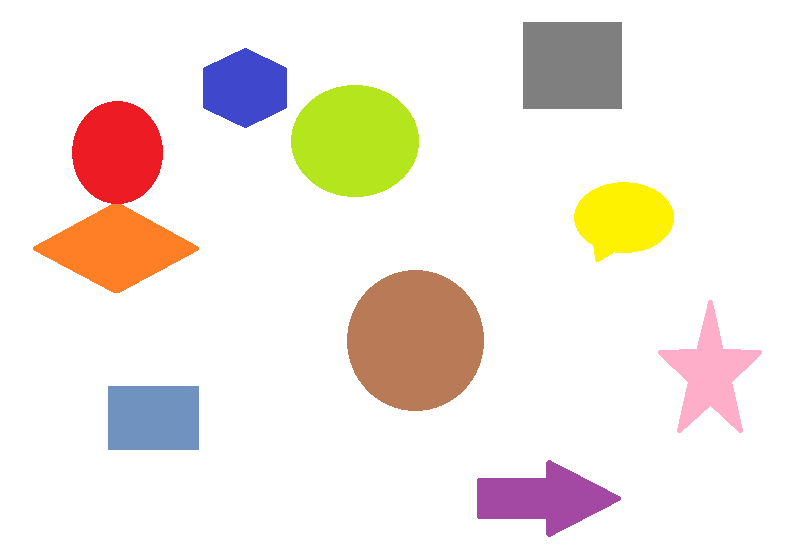
#> input picture src/test.png, 800 x 548 px, given in place of the camera
$ python tracking_test_contour.py
#> lines starting #> are read from the running program, lines starting #| are printed output that depends on the picture; after the words box and inside, x2 and y2 are one past the last pixel; in counts of white or black regions, pixels touching at a corner belong together
import cv2
import numpy as np

framewidth = 640
frameheight = 480

cap = cv2.VideoCapture(0)
cap.set(3, framewidth)
cap.set(4, frameheight)

success, img = cap.read()
#> img is the input picture: shape (548, 800, 3); mean B, G, R 226.6, 233.9, 242.5


def stackCV2Images(array_images):
    hstack_img = []
    for i_row, images_row in enumerate(array_images):
        for i_col, image in enumerate(images_row):
            if len(image.shape) == 2:
                array_images[i_row][i_col] = cv2.cvtColor(
                    image, cv2.COLOR_GRAY2BGR)
        hstack_img.append(np.hstack(images_row))
    vstack_img = np.vstack(hstack_img)
    return vstack_img


img_edges = cv2.Canny(img, 100, 100)
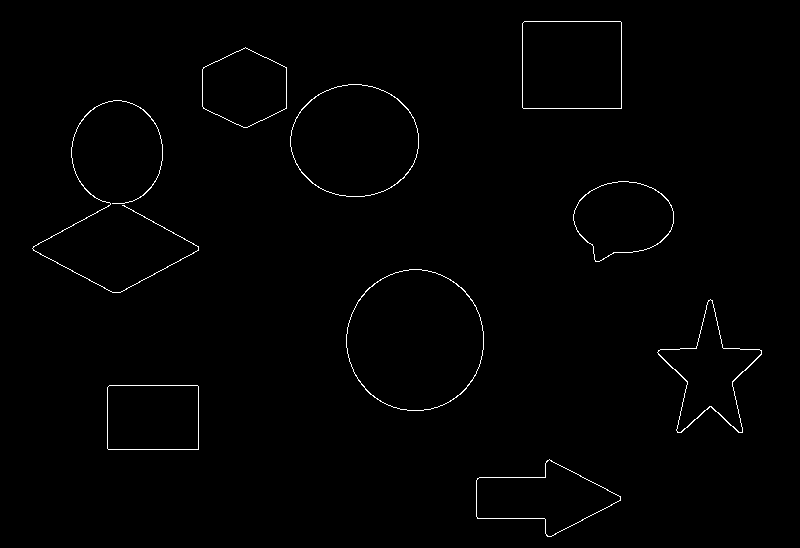
#> img_edges: shape (548, 800); 0.83% white in thin lines or dots, all inside (x1, y1, x2, y2) = (32, 21, 762, 537)

cv2.imshow('Result', stackCV2Images([[img, img_edges]]))
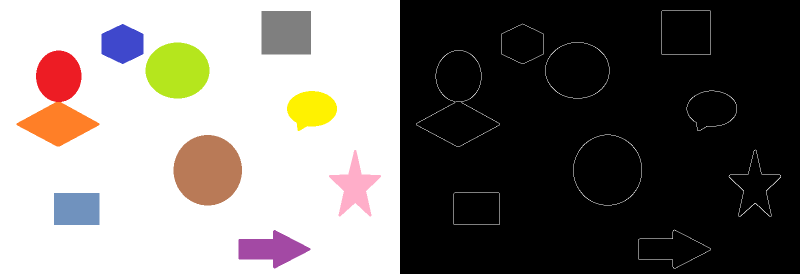
#> window 'Result': shape (548, 1600, 3) (shown at 1/2 size); mean B, G, R 114.4, 118, 122.3


# %%

def nothing(x):
    pass


cv2.namedWindow('Trackbars', cv2.WINDOW_NORMAL)
cv2.resizeWindow('Trackbars', 640, 240)
cv2.createTrackbar('TH1', 'Trackbars', 150, 500, nothing)
cv2.createTrackbar('TH2', 'Trackbars', 255, 500, nothing)


def drawBox(img, bbox):
    x, y, w, h = int(bbox[0]), int(bbox[1]), int(bbox[2]), int(bbox[3])
    cv2.rectangle(img, (x, y), ((x + w), (y + h)), (0, 0, 255), 3, 1)


def getContours(img,imgContour):
    contours,hier=cv2.findContours(img,cv2.RETR_EXTERNAL,cv2.CHAIN_APPROX_NONE)

    for contour in contours:
        area=cv2.contourArea(contour)
        if area>5000:
            cv2.drawContours(imgContour,contour,-1,(255,0,0),7)
            peri=cv2.arcLength(contour,True)
            approx=cv2.approxPolyDP(contour,0.02*peri,True)
            print(len(approx))
            bbox=cv2.boundingRect(approx)

            if bbox[2]<200:
                drawBox(imgContour,bbox)
                cv2.putText(imgContour, f'Points: {len(approx)}',(bbox[0], bbox[1]-10),
                    cv2.FONT_HERSHEY_COMPLEX, 0.7, (0, 0, 255), 2)
                # cv2.putText(imgContour, f'Area: {area}',(bbox[0], bbox[1]-30),
                #     cv2.FONT_HERSHEY_COMPLEX, 0.7, (0, 0, 255), 2)
                cv2.putText(imgContour, f'W/H: {bbox[2]}/{bbox[3]}',(bbox[0], bbox[1]-30),
                    cv2.FONT_HERSHEY_COMPLEX, 0.7, (0, 0, 255), 2)


success, img1 = cap.read()
success, img2 = cap.read()


lower_color = (166, 50, 50)
upper_color = (186, 255, 255)


while True:
    # img=cv2.absdiff(img1,img2)
    success, img = cap.read()
    img = cv2.flip(img, 1)
    imgContour=img.copy()

    imgBlur = cv2.GaussianBlur(img, (7, 7), 1)
    imgGray = cv2.cvtColor(imgBlur, cv2.COLOR_BGR2GRAY)
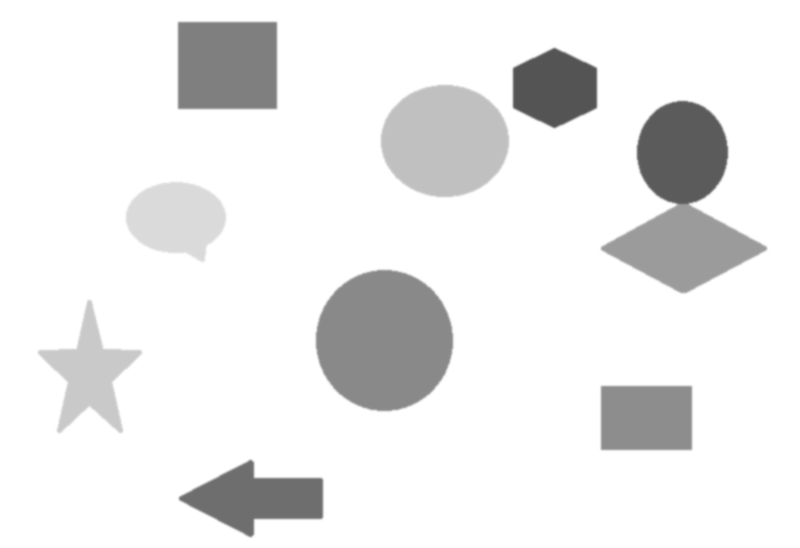
#> imgGray: shape (548, 800); min 84, max 255, mean 235.6

    th1 = cv2.getTrackbarPos('TH1', 'Trackbars')
    th2 = cv2.getTrackbarPos('TH2', 'Trackbars')
    img_edges = cv2.Canny(img, th1, th2)
#> img_edges: shape (548, 800); 0.83% white in thin lines or dots, all inside (x1, y1, x2, y2) = (37, 21, 767, 537)
    kernel=np.ones((5,5))
    img_dil=cv2.dilate(img_edges,kernel,iterations=1)
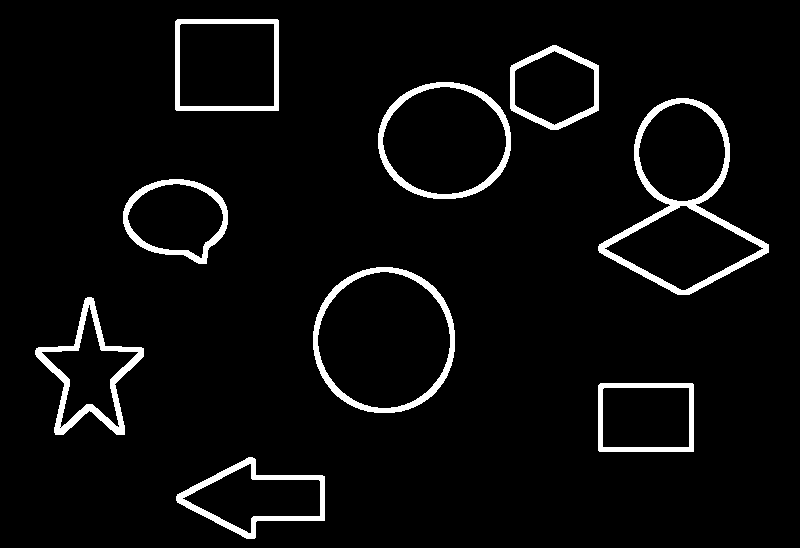
#> img_dil: shape (548, 800); 4.7% white; 9 white regions


    getContours(img_dil,imgContour)
#> in getContours, `contours,hier=cv2.findContours(img,cv2.RETR_EXTERNAL,cv2.CHAIN_APPROX_..`: contours = 9 contours; largest, box (x1, y1, x2, y2) and area: (598, 98, 769, 295) 17075, (313, 267, 455, 413) 16315, (378, 82, 511, 199) 12248, (175, 19, 279, 111) 9370, (176, 457, 325, 539) 6826
#> the loop in getContours, `for contour in contours:` made 9 passes
#> (area, peri, approx, x in drawBox, y in drawBox, w in drawBox, h in drawBox) on passes 2, 9: (6457, 323.7, [[598, 385], [599, 451], [693, 451], [692, 383]], 598, 383, 96, 69), (9370, 385.7, [[175, 21], [176, 110], [278, 110], [277, 19]], 175, 19, 104, 92)
#> (area, peri, x in drawBox, y in drawBox, w in drawBox, h in drawBox) on passes 1, 3, 4, 5, 6, 7: (6826, 410, 176, 457, 149, 82), (6574, 486.6, 35, 297, 109, 138), (16315, 478.3, 314, 268, 140, 144), (6483.5, 316.8, 125, 181, 102, 83), (17075, 710.3, 598, 98, 171, 197), (12247.5, 414.6, 379, 84, 132, 115)
#| 7
#| 4
#| 10
#| 8
#| 8
#| 9
#| 8
#| 6
#> (further printed lines are left out)
#> after the loop in getContours, `for contour in contours:`:
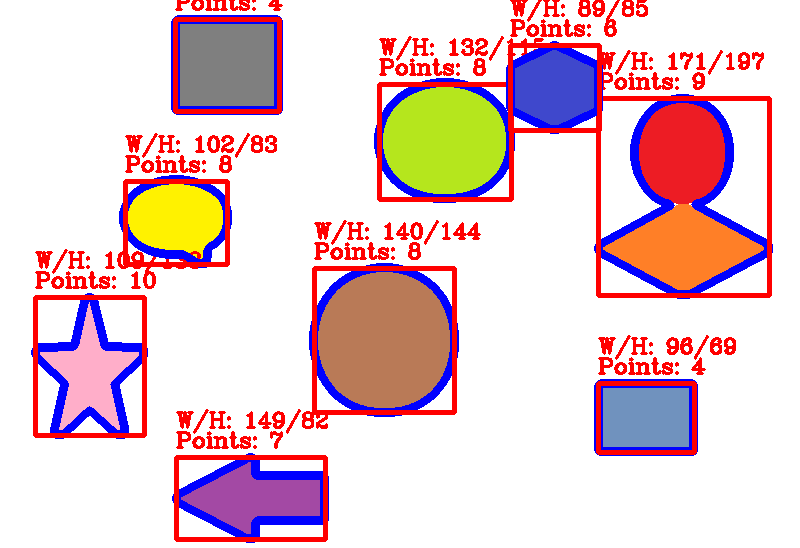
#> imgContour: shape (548, 800, 3); mean B, G, R 207.4, 201.3, 230.5


    hsv = cv2.cvtColor(img, cv2.COLOR_BGR2HSV)
#> hsv: shape (548, 800, 3); mean H, S, V 11.8, 27.7, 246.4

    mask = cv2.inRange(hsv, lower_color, upper_color)
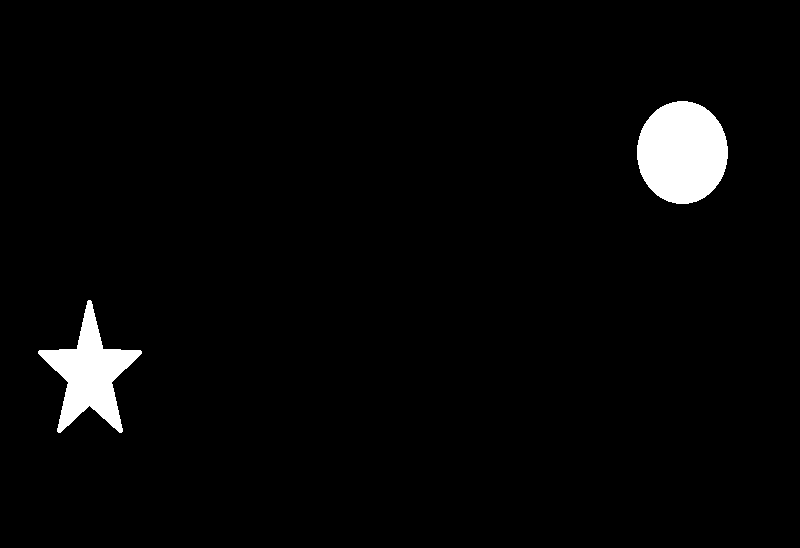
#> mask: shape (548, 800); 2.9% white; 2 white regions, box (x1, y1, x2, y2) and area: (637, 101, 728, 204) 7350, (38, 300, 142, 433) 5345
    # mask = cv2.erode(mask, None, iterations=2)
    # mask = cv2.dilate(mask, None, iterations=2)


    cv2.imshow('Result', stackCV2Images([[img, imgBlur, imgGray],
                                          [img_edges,img_dil,imgContour]]))
#> after the loop in stackCV2Images (call 2), `for i_row, images_row in enumerate(array_images):`: array_images = 2 items
#> in stackCV2Images (call 2), `vstack_img = np.vstack(hstack_img)`:
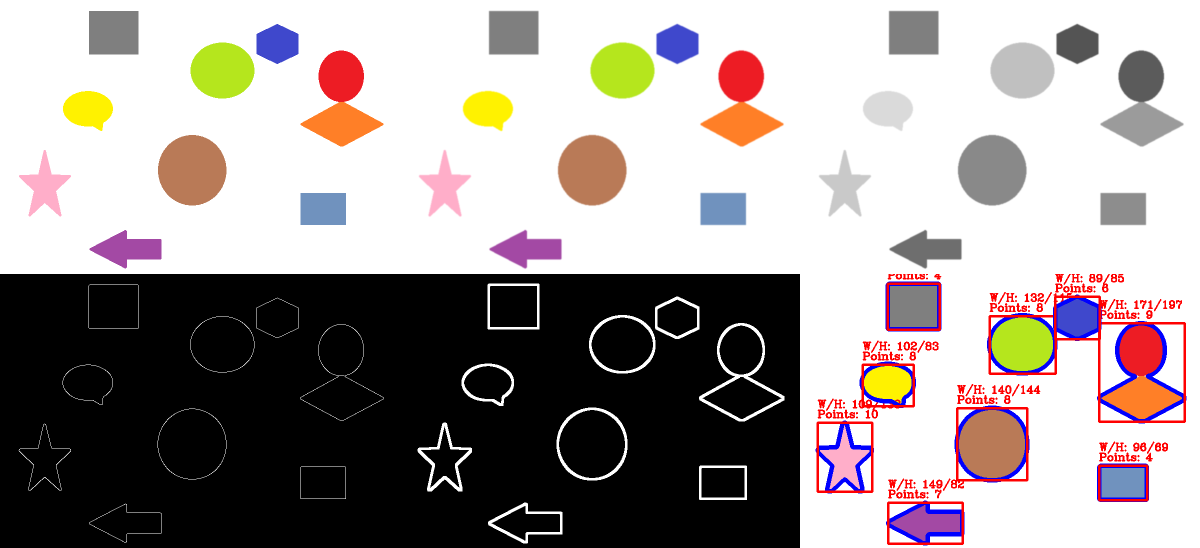
#> vstack_img: shape (1096, 2400, 3) (shown at 1/2 size); mean of channels 0, 1, 2 151.7, 153.2, 160.9; drawn as B, G, R
    # [4 lines of commented-out code are left out]

    if cv2.waitKey(1) & 0xff == ord('q'):
#> (key q is pressed here)
        break


cap.release()
cv2.destroyAllWindows()
